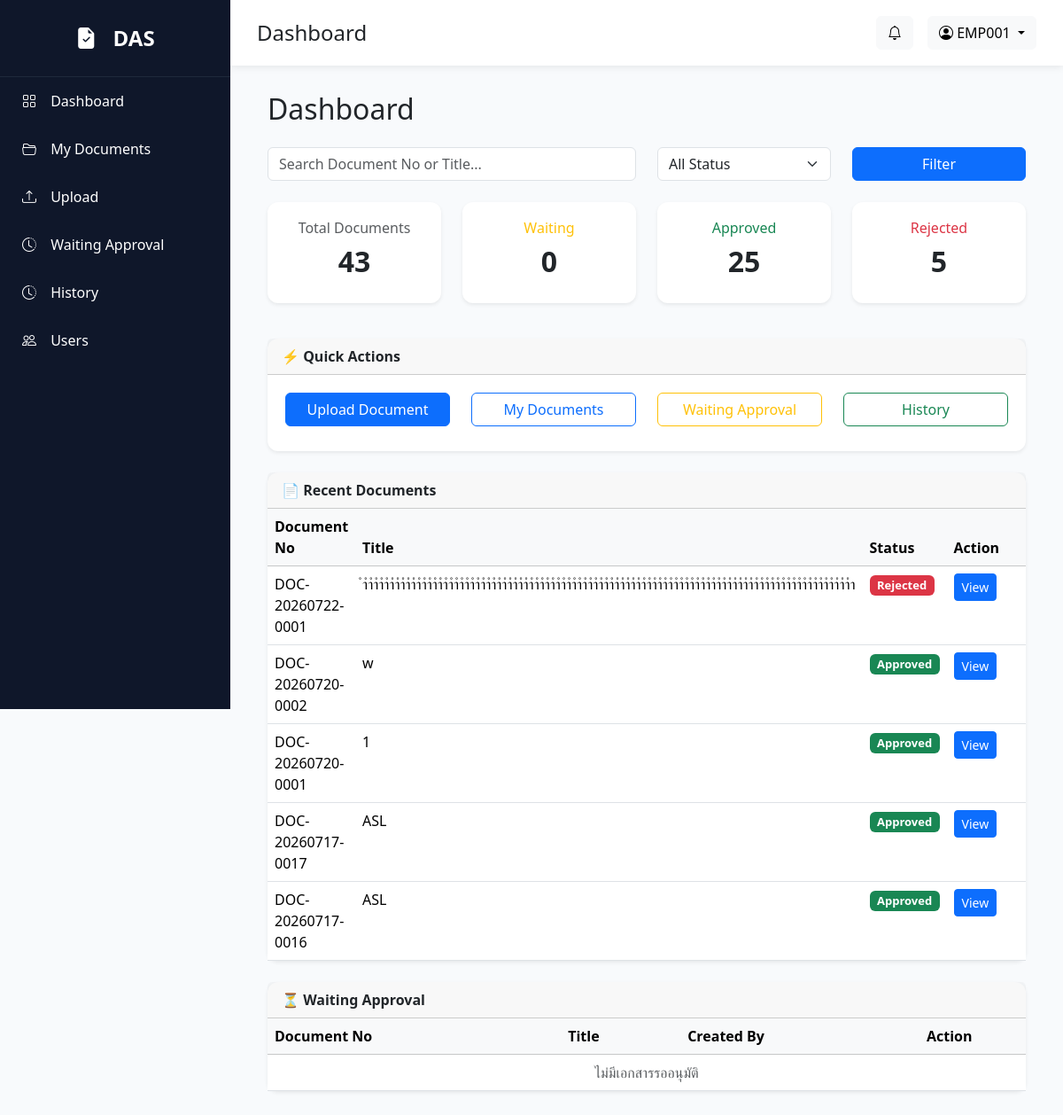
The app's page /dashboard (signed in) with its own data.
### models/user.py (models this page shows)
class User(UserMixin, db.Model):
    __tablename__ = "users"
    id = db.Column(db.Integer, primary_key=True)
    employee_id = db.Column(db.String(20), unique=True, nullable=False)
    fullname = db.Column(db.String(200), nullable=False)
    username = db.Column(db.String(100), unique=True)
    password = db.Column(db.String(255), nullable=False)
    email = db.Column(db.String(150))
    department = db.Column(db.String(100))
    position = db.Column(db.String(100))
    role = db.Column(db.String(50), default="Employee")
    status = db.Column(db.String(20), default="Active")
    created_at = db.Column(db.DateTime, default=datetime.utcnow)
    approval_steps = db.relationship(
        "ApprovalStep",
        backref="approver",
        lazy=True
    )

### models/document.py (models this page shows)
class Document(db.Model):
    __tablename__ = "documents"
    id = db.Column(db.Integer, primary_key=True)
    document_no = db.Column(db.String(30), unique=True, nullable=False)
    title = db.Column(db.String(255), nullable=False)
    document_type = db.Column(db.String(100), nullable=False)
    description = db.Column(db.Text)
    file_name = db.Column(db.String(255))
    status = db.Column(db.String(50), default="Waiting Manager")
    created_by = db.Column(db.String(20))
    current_approver = db.Column(db.String(20))
    created_at = db.Column(
        db.DateTime,
        default=lambda: datetime.utcnow() + timedelta(hours=7)
    )
    approval_steps = db.relationship(
        "ApprovalStep",
        backref="document",
        lazy=True,
        cascade="all, delete-orphan",
        order_by="ApprovalStep.sequence"
    )

### routes/dashboard.py (the view, shortened to what this page needs)
@dashboard_bp.route("/dashboard")
@login_required
def dashboard():
    search = request.args.get("search", "").strip()
    status = request.args.get("status", "").strip()
    total_documents = Document.query.count()
    waiting_documents = ApprovalStep.query.filter_by(
        approver_id=current_user.id,
        status="Waiting"
    ).count()
    approved_documents = Document.query.filter_by(
        status="Approved"
    ).count()
    rejected_documents = Document.query.filter_by(
        status="Rejected"
    ).count()
    if current_user.role == "Admin":
        recent_query = Document.query
    else:
        recent_query = Document.query.filter_by(
            created_by=current_user.employee_id
        )
    if search:
        recent_query = recent_query.filter(
            (Document.document_no.ilike(f"%{search}%")) |
            (Document.title.ilike(f"%{search}%"))
        )
    if status:
        recent_query = recent_query.filter(
            Document.status == status
        )
    recent_documents = (
        recent_query
        .order_by(Document.id.desc())
        .limit(5)
        .all()
    )
    waiting_query = ApprovalStep.query.filter_by(
        approver_id=current_user.id,
        status="Waiting"
    )
    waiting_approvals = (
        waiting_query
        .order_by(ApprovalStep.sequence)
        .limit(5)
        .all()
    )
    return render_template(
        "dashboard/index.html",
        total_documents=total_documents,
        waiting_approvals=waiting_approvals,
        waiting_documents=waiting_documents,
        approved_documents=approved_documents,
        rejected_documents=rejected_documents,
        recent_documents=recent_documents,
        search=search,
        status=status
    )

### app.py (called while the page is built)
@login_manager.user_loader
def load_user(user_id):
    return User.query.get(int(user_id))

### templates/dashboard/index.html (shortened to what this page needs)
{% extends "layout/base.html" %}
{% block content %}
<div class="container">
    <h2 class="mb-4">Dashboard</h2>
    <form method="GET" action="/dashboard" class="mb-4">
        <div class="row">
            <div class="col-md-6">
                <input type="text" class="form-control" name="search" placeholder="Search Document No or Title..."
                    value="{{ search }}">
            </div>
            <div class="col-md-3">
                <select class="form-select" name="status">
                    <option value="">All Status</option>
                </select>
            </div>
            <div class="col-md-3">
                <button class="btn btn-primary w-100">
                    Filter
                </button>
            </div>
        </div>
    </form>
    <div class="row">
        <div class="col-md-3 mb-3">
            <div class="card shadow-sm border-0">
                <div class="card-body text-center">
                    <h6 class="text-muted">Total Documents</h6>
                    <h2 class="fw-bold">{{ total_documents }}</h2>
                </div>
            </div>
        </div>
        <div class="col-md-3 mb-3">
            <div class="card shadow-sm border-0">
                <div class="card-body text-center">
                    <h6 class="text-warning">Waiting</h6>
                    <h2 class="fw-bold">{{ waiting_documents }}</h2>
                </div>
            </div>
        </div>
        <div class="col-md-3 mb-3">
            <div class="card shadow-sm border-0">
                <div class="card-body text-center">
                    <h6 class="text-success">Approved</h6>
                    <h2 class="fw-bold">{{ approved_documents }}</h2>
                </div>
            </div>
        </div>
        <div class="col-md-3 mb-3">
            <div class="card shadow-sm border-0">
                <div class="card-body text-center">
                    <h6 class="text-danger">Rejected</h6>
                    <h2 class="fw-bold">{{ rejected_documents }}</h2>
                </div>
            </div>
        </div>
    </div>
    <div class="card mt-4 shadow-sm border-0">
        <div class="card-header fw-bold">
            ⚡ Quick Actions
        </div>
        <div class="card-body">
            <div class="row">
                <div class="col-md-3 mb-2">
                    <a href="/documents/create" class="btn btn-primary w-100">
                        Upload Document
                    </a>
                </div>
                <div class="col-md-3 mb-2">
                    <a href="/documents" class="btn btn-outline-primary w-100">
                        My Documents
                    </a>
                </div>
                <div class="col-md-3 mb-2">
                    <a href="/documents/waiting" class="btn btn-outline-warning w-100">
                        Waiting Approval
                    </a>
                </div>
                <div class="col-md-3 mb-2">
                    <a href="/history" class="btn btn-outline-success w-100">
                        History
                    </a>
                </div>
            </div>
        </div>
    </div>
    <div class="card mt-4 shadow-sm border-0">
        <div class="card-header fw-bold">
            📄 Recent Documents
        </div>
        <div class="card-body p-0">
            <table class="table table-hover mb-0">
                <thead class="table-light">
                    <tr>
                        <th>Document No</th>
                        <th>Title</th>
                        <th>Status</th>
                        <th width="120">Action</th>
                    </tr>
                </thead>
                <tbody>
                    {% for doc in recent_documents %}
                    <tr>
                        <td>{{ doc.document_no }}</td>
                        <td>{{ doc.title }}</td>
                        <td>
                            {% if doc.status == "Approved" %}
                            <span class="badge bg-success">Approved</span>
                            {% elif doc.status == "Rejected" %}
                            <span class="badge bg-danger">Rejected</span>
                            {% else %}
                            <span class="badge bg-warning text-dark">
                                Waiting
                            </span>
                            {% endif %}
                        </td>
                        <td>
                            <a href="/documents/{{ doc.id }}" class="btn btn-sm btn-primary">
                                View
                            </a>
                        </td>
                    </tr>
                    {% endfor %}
                </tbody>
            </table>
        </div>
    </div>
    <div class="card mt-4 shadow-sm border-0">
        <div class="card-header fw-bold">
            ⏳ Waiting Approval
        </div>
        <div class="card-body p-0">
            <table class="table table-hover mb-0">
                <thead class="table-light">
                    <tr>
                        <th>Document No</th>
                        <th>Title</th>
                        <th>Created By</th>
                        <th width="120">Action</th>
                    </tr>
                </thead>
                <tbody>
                    {% for step in waiting_approvals %}
                    <tr>
                        <td>{{ step.document.document_no }}</td>
                        <td>{{ step.document.title }}</td>
                        <td>{{ step.document.created_by }}</td>
                        <td>
                            <a href="/documents/{{ step.document.id }}"
                                class="btn btn-sm btn-outline-primary">
                                View
                            </a>
                        </td>
                    </tr>
                    {% else %}
                    <tr>
                        <td colspan="4" class="text-center text-muted">
                            ไม่มีเอกสารรออนุมัติ
                        </td>
                    </tr>
                    {% endfor %}
                </tbody>
            </table>
        </div>
    </div>
</div>
{% endblock %}

### templates/layout/base.html (shortened to what this page needs)
<!DOCTYPE html>
<html lang="en">
<head>
    <link href="https://cdn.jsdelivr.net/npm/bootstrap@5.3.7/dist/css/bootstrap.min.css" rel="stylesheet">
    <link href="https://cdn.jsdelivr.net/npm/bootstrap-icons@1.11.3/font/bootstrap-icons.min.css" rel="stylesheet">
    <link rel="stylesheet" href="{{ url_for('static', filename='css/style.css') }}">
</head>
<body>
    <div class="wrapper">
        <div class="sidebar d-none d-lg-block">
            <div class="logo">
                <i class="bi bi-file-earmark-check-fill"></i>
                DAS
            </div>
            <a href="/dashboard">
                <i class="bi bi-grid"></i>
                Dashboard
            </a>
            <a href="/documents">
                <i class="bi bi-folder2-open"></i>
                My Documents
            </a>
            <a href="/documents/create">
                <i class="bi bi-upload"></i>
                Upload
            </a>
            <a href="/documents/waiting">
                <i class="bi bi-clock-history"></i>
                Waiting Approval
            </a>
            <a href="/history">
                <i class="bi bi-clock-history"></i>
                History
            </a>
            {% if current_user.role=="Admin" %}
            <a href="/users">
                <i class="bi bi-people"></i>
                Users
            </a>
            {% endif %}
        </div>
        <div class="main">
            <div class="topbar">
                <div class="d-flex align-items-center">
                    <h4 class="mb-0">
                        {% block page_title %}
                        Dashboard
                        {% endblock %}
                    </h4>
                </div>
                <div class="d-flex align-items-center gap-3">
                    <button class="btn btn-light position-relative">
                        <i class="bi bi-bell"></i>
                    </button>
                    <div class="dropdown">
                        <button class="btn btn-light dropdown-toggle" data-bs-toggle="dropdown">
                            <i class="bi bi-person-circle"></i>
                            {{ current_user.employee_id }}
                        </button>
                    </div>
                </div>
            </div>
            <div class="content">
                {% block content %}
                {% endblock %}
            </div>
        </div>
    </div>
</body>
</html>

### static/css/style.css (style rules this page uses)
* { margin:0; padding:0; box-sizing:border-box; font-family:'Segoe UI',sans-serif; }
body { background:#F8FAFC; }
.wrapper { display:flex; }
.sidebar { width:260px; height:100vh; background:#0F172A; color:white; position:fixed; }
.logo { padding:25px; font-size:24px; font-weight:bold; text-align:center; border-bottom:1px solid #1E293B; }
.sidebar a { color:white; text-decoration:none; display:block; padding:15px 25px; transition:.3s; }
.sidebar i { margin-right:12px; }
.main { margin-left:260px; width:100%; }
.topbar { background:white; padding:18px 30px; display:flex; justify-content:space-between; align-items:center; box-shadow:0 2px 8px rgba(0,0,0,.08); }
.content { padding:30px; }
.card { border-radius: 12px; }
.card-body { padding: 20px; }
.badge { font-size: 13px; }

### records on screen
User: employee_id "EMP001"
Document: document_no "DOC-20260722-0001", title "ำำำำำำำำำำำำำำำำำำำำำำำำำำำำำำำำำำำำำำำำำำำำำำำำำำำำำำำำำำำำำำำำำำำำำำำำำำำำำำำำำำำำำำำำำำำำ", status "Rejected"
Document: document_no "DOC-20260720-0002", title "w", status "Approved"
Document: document_no "DOC-20260720-0001", title "1", status "Approved"
Document: document_no "DOC-20260717-0017", title "ASL", status "Approved"
Document: document_no "DOC-20260717-0016", title "ASL", status "Approved"

### other values on screen
{{ total_documents }} "43"
{{ waiting_documents }} "0"
{{ approved_documents }} "25"
{{ rejected_documents }} "5"
